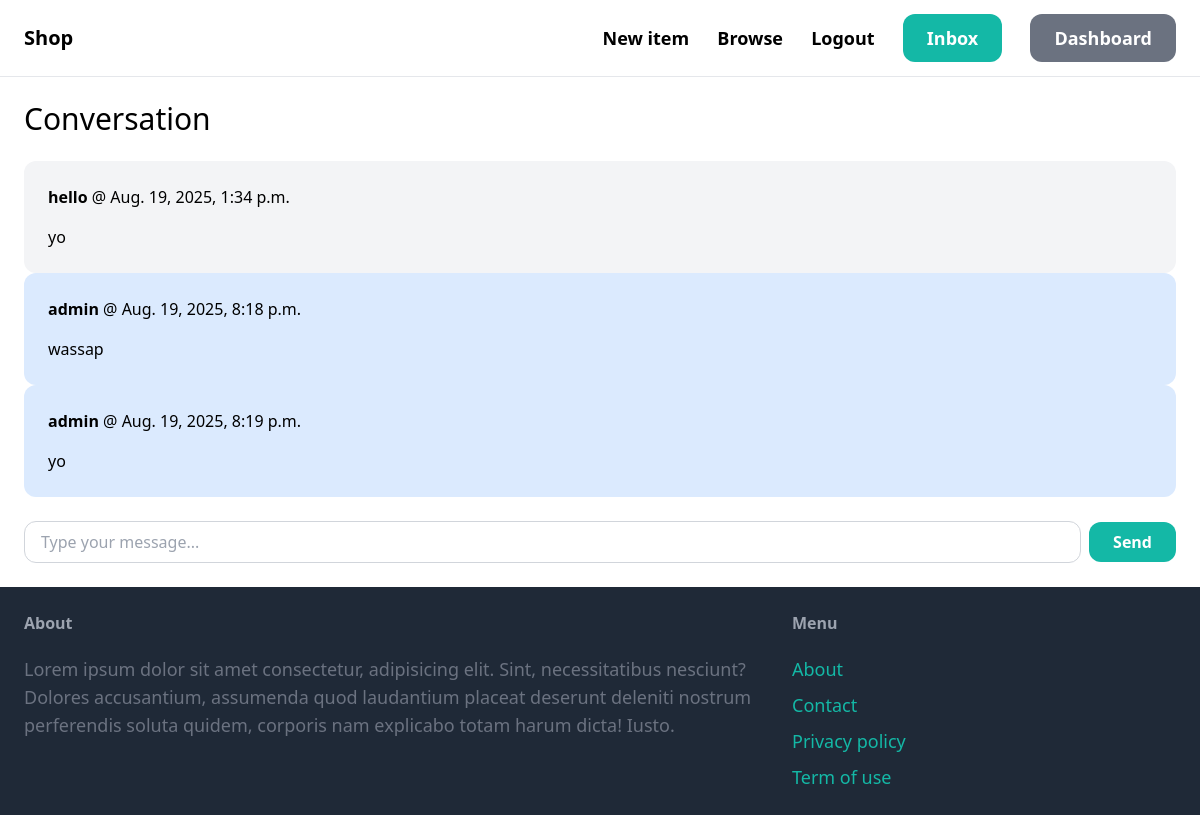
The page /inbox/2/ (signed in) on the database its author committed.
### conversation/models.py (models this page shows)
class ConversationMessage(models.Model):
    conversation = models.ForeignKey(
        Conversation, related_name="messages", on_delete=models.CASCADE
    )
    content = models.TextField()
    sender = models.ForeignKey(
        User, related_name="created_messages", on_delete=models.CASCADE
    )
    created_at = models.DateTimeField(auto_now_add=True)

### conversation/views.py (the view)
# urls.py: path("<int:pk>/", views.detail, name="detail"),
@login_required
def detail(request, pk):
    conversation = Conversation.objects.filter(members__in=[request.user]).get(pk=pk)
    if request.user not in conversation.members.all():
        return redirect("conversation:inbox")
    if request.method == "POST":
        form = ConversationMessageForm(request.POST)
        if form.is_valid():
            message = form.save(commit=False)
            message.conversation = conversation
            message.sender = request.user
            message.save()
            conversation.save()
            return redirect("conversation:detail", pk=pk)
    else:
        form = ConversationMessageForm()
    return render(
        request,
        "conversation/detail.html",
        {"conversation": conversation, "form": form},
    )

### conversation/forms.py
class ConversationMessageForm(forms.ModelForm):
    class Meta:
        model = ConversationMessage
        fields = ("content",)
        widgets = {
            "content": forms.TextInput(
                attrs={
                    "placeholder": "Type your message...",
                    "class": "flex-1 w-full px-4 py-2 border border-gray-300 rounded-xl focus:outline-none focus:ring-2 focus:ring-teal-500",
                }
            )
        }

### conversation/templates/conversation/detail.html (shortened to what this page needs)
{% extends 'core/base.html' %}
{% block content %}
<h1 class="mb-6 text-3xl">Conversation</h1>
<div class="soace-y-6">
    {% for message in conversation.messages.all %}
            <div class="p-6 flex {% if message.sender == request.user %} bg-blue-100 {% else %} bg-gray-100 {% endif %}  rounded-xl">
                <div>
                    <p class="mb-4"><strong>{{ message.sender.username }}</strong> @ {{ message.created_at }}</p>
                    <p>{{ message.content }}</p>
                </div>
            </div>
    {% endfor %}
</div>
<form method="post" action="." class="mt-6">
    <div class="flex items-center gap-2">
        {{ form.content }}
        <button
            type="submit"
            class="shrink-0 py-2 px-6 bg-teal-500 hover:bg-teal-600 text-white font-semibold rounded-xl transition duration-200">
            Send
        </button>
    </div>
</form>
{% endblock %}

### rows shown on the page
ConversationMessage: sender.username "hello", created_at "Aug. 19, 2025, 1:34 p.m.", content "yo"
ConversationMessage: sender.username "admin", created_at "Aug. 19, 2025, 8:18 p.m.", content "wassap"
ConversationMessage: sender.username "admin", created_at "Aug. 19, 2025, 8:19 p.m.", content "yo"
